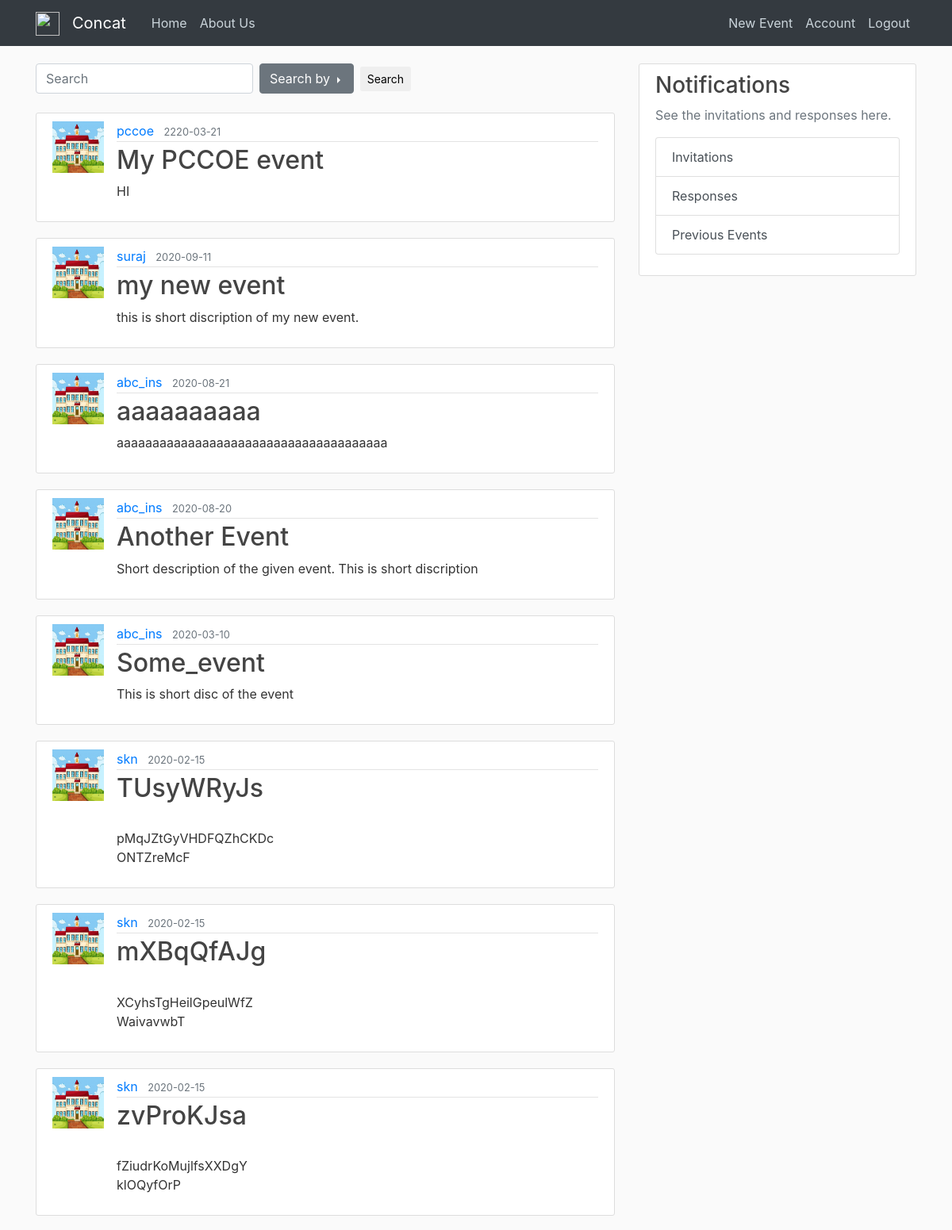
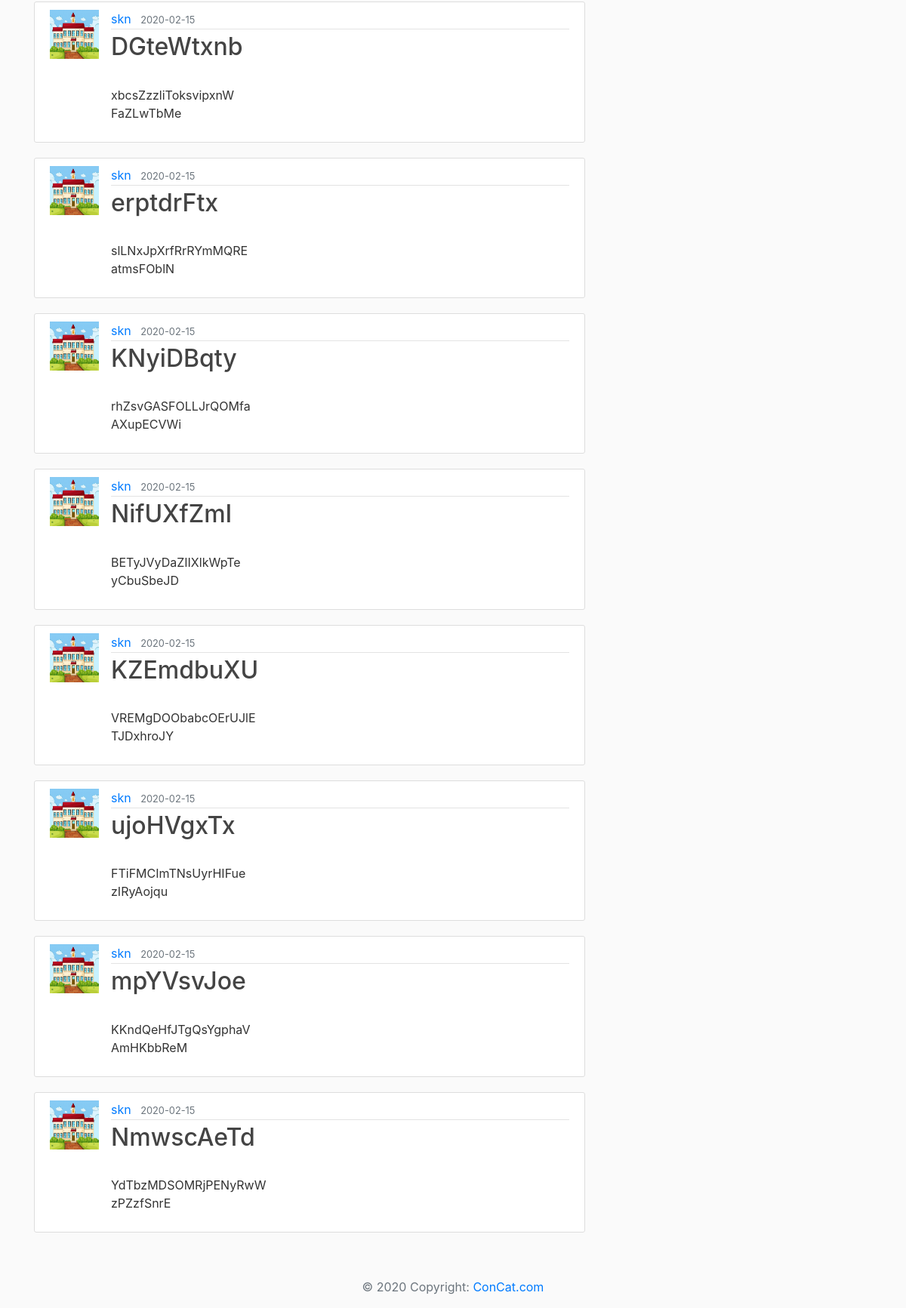
The app's page /home (signed in) with its own data (2 pictures, top to bottom).
### FlaskApp/models.py (models this page shows, shortened)
class Event(db.Model):
	id = db.Column(db.Integer , primary_key = True)
	title = db.Column(db.String(70),nullable = False)
	short_disc = db.Column(db.String(150),nullable = False)
	long_disc = db.Column(db.String(2000),nullable=False)
	poster = db.Column(db.String(20), default='default.jpg')
	reg_last_date = db.Column(db.DateTime , nullable=False)
	event_date = db.Column(db.DateTime , nullable=False)
	ins_id = db.Column(db.Integer,db.ForeignKey('institute.id'),nullable=False)

class Institute(db.Model , UserMixin):
	id = db.Column(db.Integer , primary_key = True)
	ins_name = db.Column(db.String(70),unique = True,nullable = False)
	admin_name = db.Column(db.String(50),nullable = False)
	address = db.Column(db.String(100),nullable=False)
	mobile_no = db.Column(db.Integer,unique = True,nullable=False)
	no_of_students = db.Column(db.Integer,nullable=False)
	no_of_staff = db.Column(db.Integer,nullable=False)
	email = db.Column(db.String(120),unique = True,nullable = False)
	password = db.Column(db.String(60),nullable=False)
	scope = db.Column(db.String(200),nullable=False)
	ins_img = db.Column(db.String(20), default='default.jpg')
	posts = db.relationship('Event',backref='host',lazy=True)

### FlaskApp/routes.py (the view)
@app.route('/')
@app.route('/home')
def home():
	events = Event.query.order_by(Event.reg_last_date.desc())
	return render_template('home.html',events=events)

### FlaskApp/models.py (called while the page is built)
@login_manager.user_loader
def load_user(ins_id):
	return Institute.query.get(int(ins_id))

### FlaskApp/templates/home.html (shortened to what this page needs)
{% extends "layout.html" %}
{% block content %}
  <form class="form-inline md-form mr-auto mb-4">
   <input class="form-control mr-sm-2" type="text" placeholder="Search" aria-label="Search">
   <div class="dropdown dropright">
     <button class="btn btn-secondary dropdown-toggle" type="button" id="dropdownMenuButton" data-toggle="dropdown" aria-haspopup="true" aria-expanded="false">
     Search by
     </button>
   </div>
   <button class="btn aqua-gradient btn-rounded btn-sm my-0 ml-2" type="submit">Search</button>
  </form>
   {% for event in events %}
       <article class="media content-section">
       	{% if event.host.ins_id %}
          	<img class="rounded_circle article-img" src="{{ url_for('static' , filename = 'ins_profiles/'+event.host.ins_img) }}">
        {% else %}
        	<img class="rounded_circle article-img" src="{{ url_for('static' , filename = 'ins_profiles/default.jpg') }}">
        {% endif %}
          <div class="media-body">
            <div class="article-metadata">
              <a class="mr-2" href="{{ url_for('institute_info', ins_id = event.host.id ) }}">{{ event.host.ins_name }}</a>
              <small class="text-muted">{{ event.reg_last_date.strftime('%Y-%m-%d') }}</small>
            </div>
            <h2><a class="article-title" href="{{ url_for('event',event_id=event.id) }}">{{ event.title }}</a></h2>
            <p class="article-content">{{ event.short_disc }}</p>
          </div>
        </article>
   {% endfor %}
{% endblock content %}

### FlaskApp/static/main.css (style rules this page uses)
body { background: #fafafa; color: #333333; margin-top: 5rem; }
h1, h2, h3, h4, h5, h6 { color: #444444; }
.content-section { background: #ffffff; padding: 10px 20px; border: 1px solid #dddddd; border-radius: 3px; margin-bottom: 20px; }
.article-title { color: #444444; }
.article-content { white-space: pre-line; }
.article-img { height: 65px; width: 65px; margin-right: 16px; }
.article-metadata { padding-bottom: 1px; margin-bottom: 4px; border-bottom: 1px solid #e3e3e3 }

### records on screen
Event: host.ins_name "pccoe", reg_last_date "2220-03-21", title "My PCCOE event", short_disc "HI"
Event: host.ins_name "suraj", reg_last_date "2020-09-11", title "my new event", short_disc "this is short discription of my new event."
Event: host.ins_name "abc_ins", reg_last_date "2020-08-21", title "aaaaaaaaaa", short_disc "aaaaaaaaaaaaaaaaaaaaaaaaaaaaaaaaaaaaaa"
Event: host.ins_name "abc_ins", reg_last_date "2020-08-20", title "Another Event", short_disc "Short description of the given event. This is short discription"
Event: host.ins_name "abc_ins", reg_last_date "2020-03-10", title "Some_event", short_disc "This is short disc of the event"
Event: host.ins_name "skn", reg_last_date "2020-02-15", title "TUsyWRyJs", short_disc "pMqJZtGyVHDFQZhCKDc ONTZreMcF"
Event: host.ins_name "skn", reg_last_date "2020-02-15", title "mXBqQfAJg", short_disc "XCyhsTgHeilGpeulWfZ WaivavwbT"
Event: host.ins_name "skn", reg_last_date "2020-02-15", title "zvProKJsa", short_disc "fZiudrKoMujlfsXXDgY klOQyfOrP"
Event: host.ins_name "skn", reg_last_date "2020-02-15", title "DGteWtxnb", short_disc "xbcsZzzliToksvipxnW FaZLwTbMe"
Event: host.ins_name "skn", reg_last_date "2020-02-15", title "erptdrFtx", short_disc "slLNxJpXrfRrRYmMQRE atmsFOblN"
Event: host.ins_name "skn", reg_last_date "2020-02-15", title "KNyiDBqty", short_disc "rhZsvGASFOLLJrQOMfa AXupECVWi"
Event: host.ins_name "skn", reg_last_date "2020-02-15", title "NifUXfZmI", short_disc "BETyJVyDaZIIXlkWpTe yCbuSbeJD"
Event: host.ins_name "skn", reg_last_date "2020-02-15", title "KZEmdbuXU", short_disc "VREMgDOObabcOErUJlE TJDxhroJY"
Event: host.ins_name "skn", reg_last_date "2020-02-15", title "ujoHVgxTx", short_disc "FTiFMCImTNsUyrHIFue zIRyAojqu"
Event: host.ins_name "skn", reg_last_date "2020-02-15", title "mpYVsvJoe", short_disc "KKndQeHfJTgQsYgphaV AmHKbbReM"
Event: host.ins_name "skn", reg_last_date "2020-02-15", title "NmwscAeTd", short_disc "YdTbzMDSOMRjPENyRwW zPZzfSnrE"
